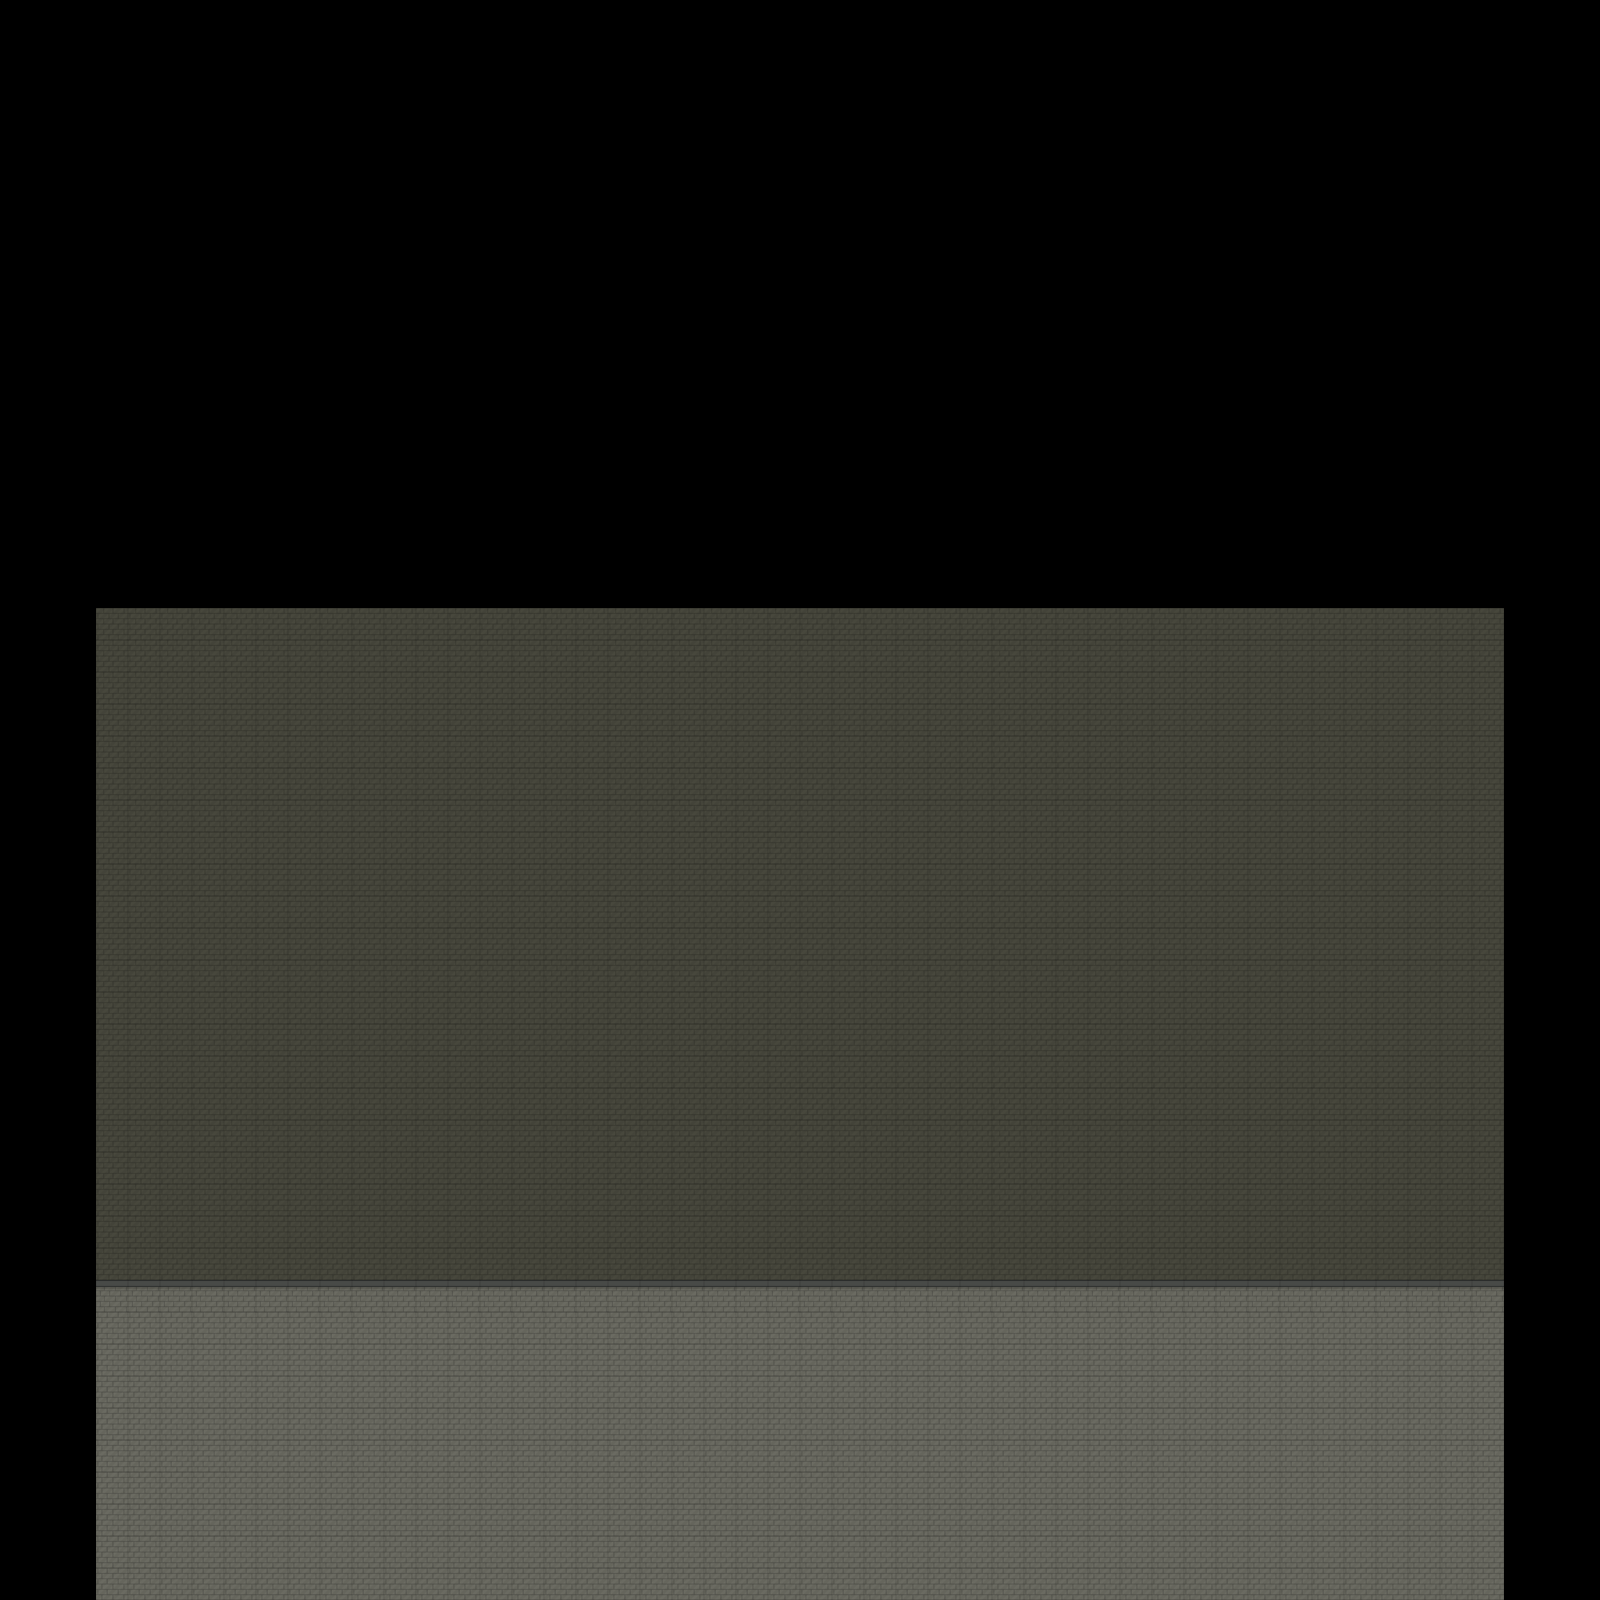

Below is a game level as drawn by its tile map, then a one-line description and the .tmx that defines it (tile-layer data replaced by summaries):
An orthogonal 50x50 tile map with 32x32 px tiles, 1 tile layer (Tile Layer 1).

<map version="1.0" orientation="orthogonal" renderorder="right-down" width="50" height="50" tilewidth="32" tileheight="32" nextobjectid="1">
 <tileset firstgid="1" name="Tiles" tilewidth="32" tileheight="95" tilecount="43" columns="0">
  <tile id="0">
   <image width="32" height="32" source="../Level32x32/Block_Dungeon_Basic.png" />
  </tile>
  <tile id="1">
   <image width="32" height="32" source="../Level32x32/Block_Dungeon_Basic_Left.png" />
  </tile>
  <tile id="2">
   <image width="32" height="32" source="../Level32x32/Block_Dungeon_Basic_Right.png" />
  </tile>
  <tile id="3">
   <image width="32" height="32" source="../Level32x32/Block_Dungeon_Basic_Smooth_All.png" />
  </tile>
  <tile id="4">
   <image width="32" height="32" source="../Level32x32/Block_Dungeon_Basic_Smooth_Left.png" />
  </tile>
  <tile id="5">
   <image width="32" height="32" source="../Level32x32/Block_Dungeon_Basic_Smooth_Right.png" />
  </tile>
  <tile id="6">
   <image width="32" height="32" source="../Level32x32/Block_Dungeon_BG_Dark.png" />
  </tile>
  <tile id="7">
   <image width="32" height="32" source="../Level32x32/Block_Dungeon_BG_Light.png" />
  </tile>
  <tile id="8">
   <image width="32" height="32" source="../Level32x32/Block_Dungeon_Clean.png" />
  </tile>
  <tile id="9">
   <image width="32" height="32" source="../Level32x32/Block_Dungeon_Corner_Left.png" />
  </tile>
  <tile id="10">
   <image width="32" height="32" source="../Level32x32/Block_Dungeon_Corner_Right.png" />
  </tile>
  <tile id="11">
   <image width="32" height="32" source="../Level32x32/Block_Dungeon_CornerConnector_Left.png" />
  </tile>
  <tile id="12">
   <image width="32" height="32" source="../Level32x32/Block_Dungeon_CornerConnector_Right.png" />
  </tile>
  <tile id="13">
   <image width="32" height="32" source="../Level32x32/Block_Dungeon_Slab.png" />
  </tile>
  <tile id="14">
   <image width="32" height="32" source="../Level32x32/Block_Dungeon_Slab_Smooth.png" />
  </tile>
  <tile id="15">
   <image width="32" height="32" source="../Level32x32/Block_Dungeon_Slab_Smooth_Left.png" />
  </tile>
  <tile id="16">
   <image width="32" height="32" source="../Level32x32/Block_Dungeon_Slab_Smooth_Right.png" />
  </tile>
  <tile id="17">
   <image width="32" height="32" source="../Level32x32/Block_Dungeon_Slope_Down.png" />
  </tile>
  <tile id="18">
   <image width="32" height="32" source="../Level32x32/Block_Dungeon_Slope_Up.png" />
  </tile>
  <tile id="19">
   <image width="32" height="32" source="../Level32x32/BookShelfHigh.png" />
  </tile>
  <tile id="20">
   <image width="32" height="32" source="../Level32x32/BookShelfLower.png" />
  </tile>
  <tile id="21">
   <image width="32" height="32" source="../Level32x32/Dungeon_Window_Dark (1).png" />
  </tile>
  <tile id="22">
   <image width="32" height="32" source="../Level32x32/Dungeon_Window_Dark (2).png" />
  </tile>
  <tile id="23">
   <image width="32" height="32" source="../Level32x32/Dungeon_Window_Dark (3).png" />
  </tile>
  <tile id="24">
   <image width="32" height="32" source="../Level32x32/Dungeon_Window_Dark (4).png" />
  </tile>
  <tile id="25">
   <image width="32" height="32" source="../Level32x32/Dungeon_Window_Light (1).png" />
  </tile>
  <tile id="26">
   <image width="32" height="32" source="../Level32x32/Dungeon_Window_Light (2).png" />
  </tile>
  <tile id="27">
   <image width="32" height="32" source="../Level32x32/Dungeon_Window_Light (3).png" />
  </tile>
  <tile id="28">
   <image width="32" height="32" source="../Level32x32/Dungeon_Window_Light (4).png" />
  </tile>
  <tile id="29">
   <image width="32" height="32" source="../Level32x32/Grate.png" />
  </tile>
  <tile id="30">
   <image width="32" height="30" source="../Level32x32/Grate_Circle.png" />
  </tile>
  <tile id="31">
   <image width="32" height="14" source="../Level32x32/Torch_Holder.png" />
  </tile>
  <tile id="32">
   <image width="32" height="14" source="../Level32x32/Torch_Holder_Gold.png" />
  </tile>
  <tile id="33">
   <image width="32" height="95" source="../Level32x32/Torch_Holder_Stand.png" />
  </tile>
  <tile id="34">
   <image width="32" height="95" source="../Level32x32/Torch_Holder_Stand_Gold.png" />
  </tile>
  <tile id="35">
   <image width="32" height="33" source="../Level32x32/Window_Dark (1).png" />
  </tile>
  <tile id="36">
   <image width="32" height="47" source="../Level32x32/Window_Dark (2).png" />
  </tile>
  <tile id="37">
   <image width="32" height="51" source="../Level32x32/Window_Dark (3).png" />
  </tile>
  <tile id="38">
   <image width="32" height="33" source="../Level32x32/Window_Dark (4).png" />
  </tile>
  <tile id="39">
   <image width="32" height="33" source="../Level32x32/Window_Light (1).png" />
  </tile>
  <tile id="40">
   <image width="32" height="47" source="../Level32x32/Window_Light (2).png" />
  </tile>
  <tile id="41">
   <image width="32" height="51" source="../Level32x32/Window_Light (3).png" />
  </tile>
  <tile id="42">
   <image width="32" height="33" source="../Level32x32/Window_Light (4).png" />
  </tile>
 </tileset>
 <layer name="Tile Layer 1" width="50" height="50">
  <data>[2500 cells, 1364 non-empty, 3 distinct tile ids]</data>
 </layer>
</map>
